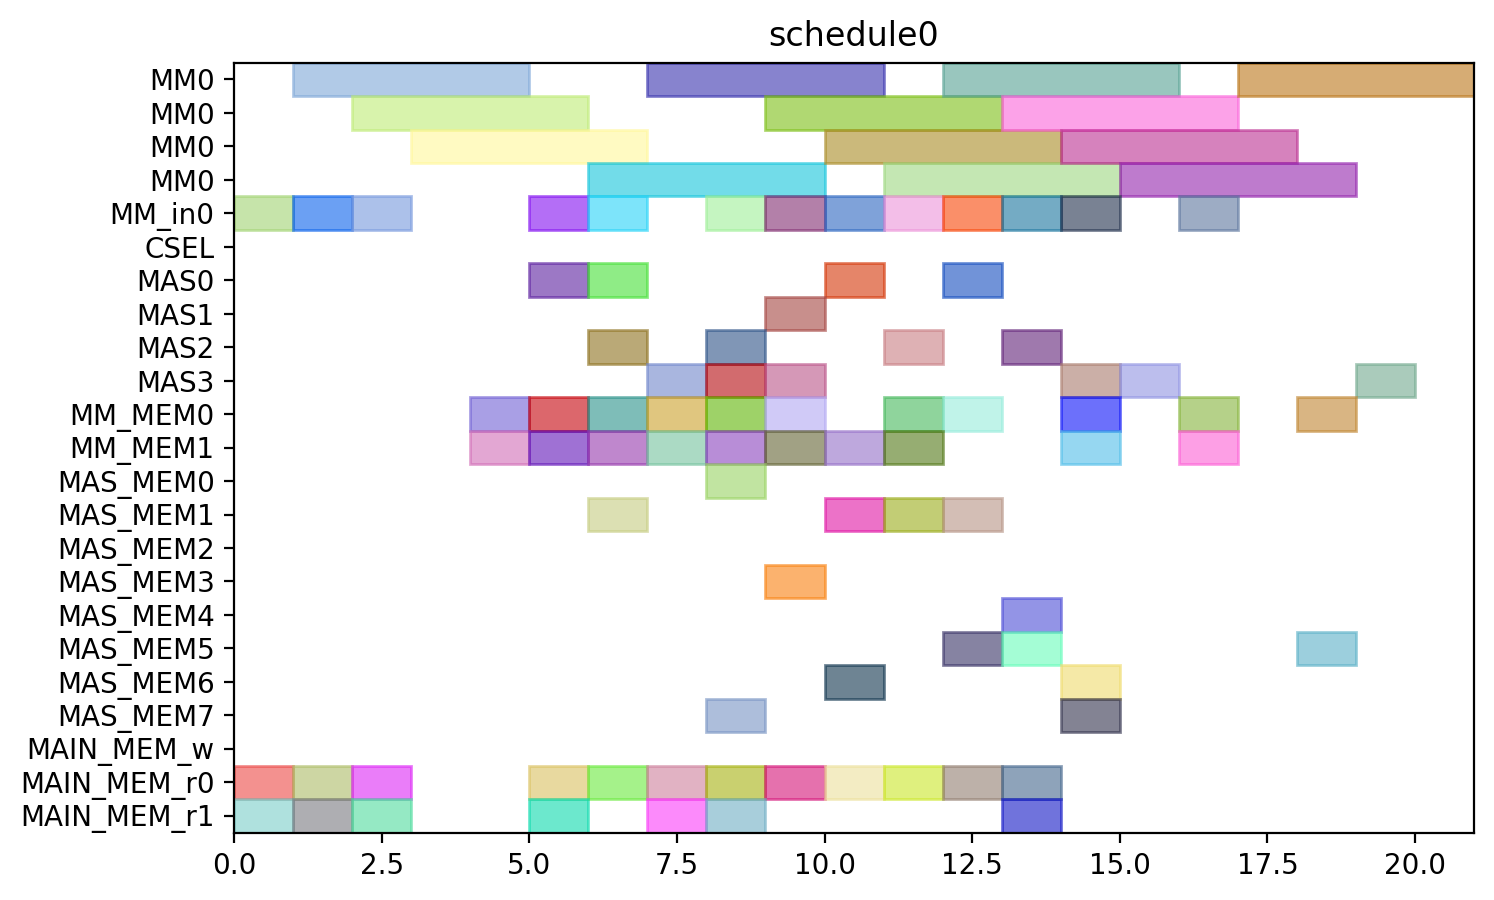

Here is the Python script that generated this plot:
from pyschedule import Scenario, solvers, plotters, alt


def solve():
	horizon = 120
	S = Scenario("schedule0", horizon=horizon)

	# resource
	MM = S.Resources('MM', num=1, size=4)
	MM_in = S.Resources('MM_in', num=1)
	CSEL = S.Resource('CSEL')
	MAS = S.Resources('MAS', num=4, size=1, periods=range(1, horizon))
	MM_MEM = S.Resources('MM_MEM', num=2)
	MAS_MEM = S.Resources('MAS_MEM', num=8)
	MAIN_MEM_w = S.Resource('MAIN_MEM_w', size=1)
	MAIN_MEM_r = S.Resources('MAIN_MEM_r', num=2)

	# result of previous scheduling

	# new tasks
	t0 = S.Task('t0', length=4, delay_cost=1)
	t0 += alt(MM)
	t0_in = S.Task('t0_in', length=1, delay_cost=1)
	t0_in += alt(MM_in)
	S += t0_in*MM_in[0]<=t0*MM[0]
	t0_mem0 = S.Task('t0_mem0', length=1, delay_cost=1)
	t0_mem0 += MAIN_MEM_r[0]
	S += t0_mem0 <= t0

	t0_mem1 = S.Task('t0_mem1', length=1, delay_cost=1)
	t0_mem1 += MAIN_MEM_r[1]
	S += t0_mem1 <= t0

	t1 = S.Task('t1', length=4, delay_cost=1)
	t1 += alt(MM)
	t1_in = S.Task('t1_in', length=1, delay_cost=1)
	t1_in += alt(MM_in)
	S += t1_in*MM_in[0]<=t1*MM[0]
	t1_mem0 = S.Task('t1_mem0', length=1, delay_cost=1)
	t1_mem0 += MAIN_MEM_r[0]
	S += t1_mem0 <= t1

	t1_mem1 = S.Task('t1_mem1', length=1, delay_cost=1)
	t1_mem1 += MAIN_MEM_r[1]
	S += t1_mem1 <= t1

	t2 = S.Task('t2', length=4, delay_cost=1)
	t2 += alt(MM)
	t2_in = S.Task('t2_in', length=1, delay_cost=1)
	t2_in += alt(MM_in)
	S += t2_in*MM_in[0]<=t2*MM[0]
	t2_mem0 = S.Task('t2_mem0', length=1, delay_cost=1)
	t2_mem0 += MAIN_MEM_r[0]
	S += t2_mem0 <= t2

	t2_mem1 = S.Task('t2_mem1', length=1, delay_cost=1)
	t2_mem1 += MAIN_MEM_r[1]
	S += t2_mem1 <= t2

	t3 = S.Task('t3', length=1, delay_cost=1)
	t3 += alt(MAS)
	t3_mem0 = S.Task('t3_mem0', length=1, delay_cost=1)
	t3_mem0 += MAIN_MEM_r[0]
	S += t3_mem0 <= t3

	t3_mem1 = S.Task('t3_mem1', length=1, delay_cost=1)
	t3_mem1 += MAIN_MEM_r[1]
	S += t3_mem1 <= t3

	t4 = S.Task('t4', length=1, delay_cost=1)
	t4 += alt(MAS)
	t4_mem0 = S.Task('t4_mem0', length=1, delay_cost=1)
	t4_mem0 += MAIN_MEM_r[0]
	S += t4_mem0 <= t4

	t4_mem1 = S.Task('t4_mem1', length=1, delay_cost=1)
	t4_mem1 += MAIN_MEM_r[1]
	S += t4_mem1 <= t4

	t8 = S.Task('t8', length=1, delay_cost=1)
	t8 += alt(MAS)
	t8_mem0 = S.Task('t8_mem0', length=1, delay_cost=1)
	t8_mem0 += MAIN_MEM_r[0]
	S += t8_mem0 <= t8

	t8_mem1 = S.Task('t8_mem1', length=1, delay_cost=1)
	t8_mem1 += MAIN_MEM_r[1]
	S += t8_mem1 <= t8

	t9 = S.Task('t9', length=1, delay_cost=1)
	t9 += alt(MAS)
	t9_mem0 = S.Task('t9_mem0', length=1, delay_cost=1)
	t9_mem0 += MAIN_MEM_r[0]
	S += t9_mem0 <= t9

	t9_mem1 = S.Task('t9_mem1', length=1, delay_cost=1)
	t9_mem1 += MAIN_MEM_r[1]
	S += t9_mem1 <= t9

	t13 = S.Task('t13', length=1, delay_cost=1)
	t13 += alt(MAS)
	t13_mem0 = S.Task('t13_mem0', length=1, delay_cost=1)
	t13_mem0 += MAIN_MEM_r[0]
	S += t13_mem0 <= t13

	t13_mem1 = S.Task('t13_mem1', length=1, delay_cost=1)
	t13_mem1 += MAIN_MEM_r[1]
	S += t13_mem1 <= t13

	t14 = S.Task('t14', length=1, delay_cost=1)
	t14 += alt(MAS)
	t14_mem0 = S.Task('t14_mem0', length=1, delay_cost=1)
	t14_mem0 += MAIN_MEM_r[0]
	S += t14_mem0 <= t14

	t14_mem1 = S.Task('t14_mem1', length=1, delay_cost=1)
	t14_mem1 += MAIN_MEM_r[1]
	S += t14_mem1 <= t14

	t5 = S.Task('t5', length=4, delay_cost=1)
	t5 += alt(MM)
	t5_in = S.Task('t5_in', length=1, delay_cost=1)
	t5_in += alt(MM_in)
	S += t5_in*MM_in[0]<=t5*MM[0]
	t5_mem0 = S.Task('t5_mem0', length=1, delay_cost=1)
	t5_mem0 += alt(MAS_MEM)
	S += (t3*MAS[0])-1 < t5_mem0*MAS_MEM[0]
	S += (t3*MAS[1])-1 < t5_mem0*MAS_MEM[2]
	S += (t3*MAS[2])-1 < t5_mem0*MAS_MEM[4]
	S += (t3*MAS[3])-1 < t5_mem0*MAS_MEM[6]
	S += t5_mem0 <= t5

	t5_mem1 = S.Task('t5_mem1', length=1, delay_cost=1)
	t5_mem1 += alt(MAS_MEM)
	S += (t4*MAS[0])-1 < t5_mem1*MAS_MEM[1]
	S += (t4*MAS[1])-1 < t5_mem1*MAS_MEM[3]
	S += (t4*MAS[2])-1 < t5_mem1*MAS_MEM[5]
	S += (t4*MAS[3])-1 < t5_mem1*MAS_MEM[7]
	S += t5_mem1 <= t5

	t6 = S.Task('t6', length=1, delay_cost=1)
	t6 += alt(MAS)
	t6_mem0 = S.Task('t6_mem0', length=1, delay_cost=1)
	t6_mem0 += alt(MM_MEM)
	S += (t0*MM[0])-1 < t6_mem0*MM_MEM[0]
	S += t6_mem0 <= t6

	t6_mem1 = S.Task('t6_mem1', length=1, delay_cost=1)
	t6_mem1 += alt(MM_MEM)
	S += (t1*MM[0])-1 < t6_mem1*MM_MEM[1]
	S += t6_mem1 <= t6

	t10 = S.Task('t10', length=4, delay_cost=1)
	t10 += alt(MM)
	t10_in = S.Task('t10_in', length=1, delay_cost=1)
	t10_in += alt(MM_in)
	S += t10_in*MM_in[0]<=t10*MM[0]
	t10_mem0 = S.Task('t10_mem0', length=1, delay_cost=1)
	t10_mem0 += alt(MAS_MEM)
	S += (t8*MAS[0])-1 < t10_mem0*MAS_MEM[0]
	S += (t8*MAS[1])-1 < t10_mem0*MAS_MEM[2]
	S += (t8*MAS[2])-1 < t10_mem0*MAS_MEM[4]
	S += (t8*MAS[3])-1 < t10_mem0*MAS_MEM[6]
	S += t10_mem0 <= t10

	t10_mem1 = S.Task('t10_mem1', length=1, delay_cost=1)
	t10_mem1 += alt(MAS_MEM)
	S += (t9*MAS[0])-1 < t10_mem1*MAS_MEM[1]
	S += (t9*MAS[1])-1 < t10_mem1*MAS_MEM[3]
	S += (t9*MAS[2])-1 < t10_mem1*MAS_MEM[5]
	S += (t9*MAS[3])-1 < t10_mem1*MAS_MEM[7]
	S += t10_mem1 <= t10

	t11 = S.Task('t11', length=1, delay_cost=1)
	t11 += alt(MAS)
	t11_mem0 = S.Task('t11_mem0', length=1, delay_cost=1)
	t11_mem0 += alt(MM_MEM)
	S += (t1*MM[0])-1 < t11_mem0*MM_MEM[0]
	S += t11_mem0 <= t11

	t11_mem1 = S.Task('t11_mem1', length=1, delay_cost=1)
	t11_mem1 += alt(MM_MEM)
	S += (t2*MM[0])-1 < t11_mem1*MM_MEM[1]
	S += t11_mem1 <= t11

	t15 = S.Task('t15', length=4, delay_cost=1)
	t15 += alt(MM)
	t15_in = S.Task('t15_in', length=1, delay_cost=1)
	t15_in += alt(MM_in)
	S += t15_in*MM_in[0]<=t15*MM[0]
	t15_mem0 = S.Task('t15_mem0', length=1, delay_cost=1)
	t15_mem0 += alt(MAS_MEM)
	S += (t13*MAS[0])-1 < t15_mem0*MAS_MEM[0]
	S += (t13*MAS[1])-1 < t15_mem0*MAS_MEM[2]
	S += (t13*MAS[2])-1 < t15_mem0*MAS_MEM[4]
	S += (t13*MAS[3])-1 < t15_mem0*MAS_MEM[6]
	S += t15_mem0 <= t15

	t15_mem1 = S.Task('t15_mem1', length=1, delay_cost=1)
	t15_mem1 += alt(MAS_MEM)
	S += (t14*MAS[0])-1 < t15_mem1*MAS_MEM[1]
	S += (t14*MAS[1])-1 < t15_mem1*MAS_MEM[3]
	S += (t14*MAS[2])-1 < t15_mem1*MAS_MEM[5]
	S += (t14*MAS[3])-1 < t15_mem1*MAS_MEM[7]
	S += t15_mem1 <= t15

	t16 = S.Task('t16', length=1, delay_cost=1)
	t16 += alt(MAS)
	t16_mem0 = S.Task('t16_mem0', length=1, delay_cost=1)
	t16_mem0 += alt(MM_MEM)
	S += (t0*MM[0])-1 < t16_mem0*MM_MEM[0]
	S += t16_mem0 <= t16

	t16_mem1 = S.Task('t16_mem1', length=1, delay_cost=1)
	t16_mem1 += alt(MM_MEM)
	S += (t2*MM[0])-1 < t16_mem1*MM_MEM[1]
	S += t16_mem1 <= t16

	t19 = S.Task('t19', length=4, delay_cost=1)
	t19 += alt(MM)
	t19_in = S.Task('t19_in', length=1, delay_cost=1)
	t19_in += alt(MM_in)
	S += t19_in*MM_in[0]<=t19*MM[0]
	t19_mem0 = S.Task('t19_mem0', length=1, delay_cost=1)
	t19_mem0 += MAIN_MEM_r[0]
	S += t19_mem0 <= t19

	t19_mem1 = S.Task('t19_mem1', length=1, delay_cost=1)
	t19_mem1 += alt(MM_MEM)
	S += (t2*MM[0])-1 < t19_mem1*MM_MEM[1]
	S += t19_mem1 <= t19

	t24 = S.Task('t24', length=1, delay_cost=1)
	t24 += alt(MAS)
	t24_mem0 = S.Task('t24_mem0', length=1, delay_cost=1)
	t24_mem0 += alt(MM_MEM)
	S += (t0*MM[0])-1 < t24_mem0*MM_MEM[0]
	S += t24_mem0 <= t24

	t24_mem1 = S.Task('t24_mem1', length=1, delay_cost=1)
	t24_mem1 += alt(MM_MEM)
	S += (t0*MM[0])-1 < t24_mem1*MM_MEM[1]
	S += t24_mem1 <= t24

	t26 = S.Task('t26', length=4, delay_cost=1)
	t26 += alt(MM)
	t26_in = S.Task('t26_in', length=1, delay_cost=1)
	t26_in += alt(MM_in)
	S += t26_in*MM_in[0]<=t26*MM[0]
	t26_mem0 = S.Task('t26_mem0', length=1, delay_cost=1)
	t26_mem0 += MAIN_MEM_r[0]
	S += t26_mem0 <= t26

	t26_mem1 = S.Task('t26_mem1', length=1, delay_cost=1)
	t26_mem1 += alt(MM_MEM)
	S += (t2*MM[0])-1 < t26_mem1*MM_MEM[1]
	S += t26_mem1 <= t26

	t7 = S.Task('t7', length=1, delay_cost=1)
	t7 += alt(MAS)
	t7_mem0 = S.Task('t7_mem0', length=1, delay_cost=1)
	t7_mem0 += alt(MM_MEM)
	S += (t5*MM[0])-1 < t7_mem0*MM_MEM[0]
	S += t7_mem0 <= t7

	t7_mem1 = S.Task('t7_mem1', length=1, delay_cost=1)
	t7_mem1 += alt(MAS_MEM)
	S += (t6*MAS[0])-1 < t7_mem1*MAS_MEM[1]
	S += (t6*MAS[1])-1 < t7_mem1*MAS_MEM[3]
	S += (t6*MAS[2])-1 < t7_mem1*MAS_MEM[5]
	S += (t6*MAS[3])-1 < t7_mem1*MAS_MEM[7]
	S += t7_mem1 <= t7

	t12 = S.Task('t12', length=1, delay_cost=1)
	t12 += alt(MAS)
	t12_mem0 = S.Task('t12_mem0', length=1, delay_cost=1)
	t12_mem0 += alt(MM_MEM)
	S += (t10*MM[0])-1 < t12_mem0*MM_MEM[0]
	S += t12_mem0 <= t12

	t12_mem1 = S.Task('t12_mem1', length=1, delay_cost=1)
	t12_mem1 += alt(MAS_MEM)
	S += (t11*MAS[0])-1 < t12_mem1*MAS_MEM[1]
	S += (t11*MAS[1])-1 < t12_mem1*MAS_MEM[3]
	S += (t11*MAS[2])-1 < t12_mem1*MAS_MEM[5]
	S += (t11*MAS[3])-1 < t12_mem1*MAS_MEM[7]
	S += t12_mem1 <= t12

	t17 = S.Task('t17', length=1, delay_cost=1)
	t17 += alt(MAS)
	t17_mem0 = S.Task('t17_mem0', length=1, delay_cost=1)
	t17_mem0 += alt(MM_MEM)
	S += (t15*MM[0])-1 < t17_mem0*MM_MEM[0]
	S += t17_mem0 <= t17

	t17_mem1 = S.Task('t17_mem1', length=1, delay_cost=1)
	t17_mem1 += alt(MAS_MEM)
	S += (t16*MAS[0])-1 < t17_mem1*MAS_MEM[1]
	S += (t16*MAS[1])-1 < t17_mem1*MAS_MEM[3]
	S += (t16*MAS[2])-1 < t17_mem1*MAS_MEM[5]
	S += (t16*MAS[3])-1 < t17_mem1*MAS_MEM[7]
	S += t17_mem1 <= t17

	t25 = S.Task('t25', length=1, delay_cost=1)
	t25 += alt(MAS)
	t25_mem0 = S.Task('t25_mem0', length=1, delay_cost=1)
	t25_mem0 += alt(MM_MEM)
	S += (t0*MM[0])-1 < t25_mem0*MM_MEM[0]
	S += t25_mem0 <= t25

	t25_mem1 = S.Task('t25_mem1', length=1, delay_cost=1)
	t25_mem1 += alt(MAS_MEM)
	S += (t24*MAS[0])-1 < t25_mem1*MAS_MEM[1]
	S += (t24*MAS[1])-1 < t25_mem1*MAS_MEM[3]
	S += (t24*MAS[2])-1 < t25_mem1*MAS_MEM[5]
	S += (t24*MAS[3])-1 < t25_mem1*MAS_MEM[7]
	S += t25_mem1 <= t25

	t29 = S.Task('t29', length=1, delay_cost=1)
	t29 += alt(MAS)
	t29_mem0 = S.Task('t29_mem0', length=1, delay_cost=1)
	t29_mem0 += alt(MM_MEM)
	S += (t0*MM[0])-1 < t29_mem0*MM_MEM[0]
	S += t29_mem0 <= t29

	t29_mem1 = S.Task('t29_mem1', length=1, delay_cost=1)
	t29_mem1 += alt(MM_MEM)
	S += (t26*MM[0])-1 < t29_mem1*MM_MEM[1]
	S += t29_mem1 <= t29

	t18 = S.Task('t18', length=4, delay_cost=1)
	t18 += alt(MM)
	t18_in = S.Task('t18_in', length=1, delay_cost=1)
	t18_in += alt(MM_in)
	S += t18_in*MM_in[0]<=t18*MM[0]
	t18_mem0 = S.Task('t18_mem0', length=1, delay_cost=1)
	t18_mem0 += MAIN_MEM_r[0]
	S += t18_mem0 <= t18

	t18_mem1 = S.Task('t18_mem1', length=1, delay_cost=1)
	t18_mem1 += alt(MAS_MEM)
	S += (t12*MAS[0])-1 < t18_mem1*MAS_MEM[1]
	S += (t12*MAS[1])-1 < t18_mem1*MAS_MEM[3]
	S += (t12*MAS[2])-1 < t18_mem1*MAS_MEM[5]
	S += (t12*MAS[3])-1 < t18_mem1*MAS_MEM[7]
	S += t18_mem1 <= t18

	t27 = S.Task('t27', length=4, delay_cost=1)
	t27 += alt(MM)
	t27_in = S.Task('t27_in', length=1, delay_cost=1)
	t27_in += alt(MM_in)
	S += t27_in*MM_in[0]<=t27*MM[0]
	t27_mem0 = S.Task('t27_mem0', length=1, delay_cost=1)
	t27_mem0 += MAIN_MEM_r[0]
	S += t27_mem0 <= t27

	t27_mem1 = S.Task('t27_mem1', length=1, delay_cost=1)
	t27_mem1 += alt(MAS_MEM)
	S += (t12*MAS[0])-1 < t27_mem1*MAS_MEM[1]
	S += (t12*MAS[1])-1 < t27_mem1*MAS_MEM[3]
	S += (t12*MAS[2])-1 < t27_mem1*MAS_MEM[5]
	S += (t12*MAS[3])-1 < t27_mem1*MAS_MEM[7]
	S += t27_mem1 <= t27

	t28 = S.Task('t28', length=1, delay_cost=1)
	t28 += alt(MAS)
	t28_mem0 = S.Task('t28_mem0', length=1, delay_cost=1)
	t28_mem0 += alt(MAS_MEM)
	S += (t25*MAS[0])-1 < t28_mem0*MAS_MEM[0]
	S += (t25*MAS[1])-1 < t28_mem0*MAS_MEM[2]
	S += (t25*MAS[2])-1 < t28_mem0*MAS_MEM[4]
	S += (t25*MAS[3])-1 < t28_mem0*MAS_MEM[6]
	S += t28_mem0 <= t28

	t28_mem1 = S.Task('t28_mem1', length=1, delay_cost=1)
	t28_mem1 += alt(MM_MEM)
	S += (t26*MM[0])-1 < t28_mem1*MM_MEM[1]
	S += t28_mem1 <= t28

	t30 = S.Task('t30', length=4, delay_cost=1)
	t30 += alt(MM)
	t30_in = S.Task('t30_in', length=1, delay_cost=1)
	t30_in += alt(MM_in)
	S += t30_in*MM_in[0]<=t30*MM[0]
	t30_mem0 = S.Task('t30_mem0', length=1, delay_cost=1)
	t30_mem0 += MAIN_MEM_r[0]
	S += t30_mem0 <= t30

	t30_mem1 = S.Task('t30_mem1', length=1, delay_cost=1)
	t30_mem1 += alt(MAS_MEM)
	S += (t29*MAS[0])-1 < t30_mem1*MAS_MEM[1]
	S += (t29*MAS[1])-1 < t30_mem1*MAS_MEM[3]
	S += (t29*MAS[2])-1 < t30_mem1*MAS_MEM[5]
	S += (t29*MAS[3])-1 < t30_mem1*MAS_MEM[7]
	S += t30_mem1 <= t30

	t20 = S.Task('t20', length=1, delay_cost=1)
	t20 += alt(MAS)
	t20_mem0 = S.Task('t20_mem0', length=1, delay_cost=1)
	t20_mem0 += alt(MM_MEM)
	S += (t19*MM[0])-1 < t20_mem0*MM_MEM[0]
	S += t20_mem0 <= t20

	t20_mem1 = S.Task('t20_mem1', length=1, delay_cost=1)
	t20_mem1 += alt(MM_MEM)
	S += (t18*MM[0])-1 < t20_mem1*MM_MEM[1]
	S += t20_mem1 <= t20

	t31 = S.Task('t31', length=4, delay_cost=1)
	t31 += alt(MM)
	t31_in = S.Task('t31_in', length=1, delay_cost=1)
	t31_in += alt(MM_in)
	S += t31_in*MM_in[0]<=t31*MM[0]
	t31_mem0 = S.Task('t31_mem0', length=1, delay_cost=1)
	t31_mem0 += alt(MM_MEM)
	S += (t27*MM[0])-1 < t31_mem0*MM_MEM[0]
	S += t31_mem0 <= t31

	t31_mem1 = S.Task('t31_mem1', length=1, delay_cost=1)
	t31_mem1 += alt(MM_MEM)
	S += (t30*MM[0])-1 < t31_mem1*MM_MEM[1]
	S += t31_mem1 <= t31

	t35 = S.Task('t35', length=4, delay_cost=1)
	t35 += alt(MM)
	t35_in = S.Task('t35_in', length=1, delay_cost=1)
	t35_in += alt(MM_in)
	S += t35_in*MM_in[0]<=t35*MM[0]
	t35_mem0 = S.Task('t35_mem0', length=1, delay_cost=1)
	t35_mem0 += alt(MAS_MEM)
	S += (t7*MAS[0])-1 < t35_mem0*MAS_MEM[0]
	S += (t7*MAS[1])-1 < t35_mem0*MAS_MEM[2]
	S += (t7*MAS[2])-1 < t35_mem0*MAS_MEM[4]
	S += (t7*MAS[3])-1 < t35_mem0*MAS_MEM[6]
	S += t35_mem0 <= t35

	t35_mem1 = S.Task('t35_mem1', length=1, delay_cost=1)
	t35_mem1 += alt(MAS_MEM)
	S += (t28*MAS[0])-1 < t35_mem1*MAS_MEM[1]
	S += (t28*MAS[1])-1 < t35_mem1*MAS_MEM[3]
	S += (t28*MAS[2])-1 < t35_mem1*MAS_MEM[5]
	S += (t28*MAS[3])-1 < t35_mem1*MAS_MEM[7]
	S += t35_mem1 <= t35

	solvers.mip.solve(S,msg=1,kind='CPLEX',ratio_gap=1.01)

	solution = [['hoge']*len(S.solution()[1]) for i in range(len(S.solution()))]
	for i in range(len(S.solution())):
		for j in range(len(S.solution()[i])):
			solution[i][j]=str(S.solution()[i][j])
	print(solution)

	cycles = int(solution[-1][3])

	pic_file_name = "/home/mfukuda/ABE/multiRAM_multiMAS_16mux/scheduling_result/stage4MM1_stage1MAS4/EP_ADD_A_ANY/schedule0.png"
	if(S.solution() != []):
		plotters.matplotlib.plot(S,img_filename=pic_file_name, show_task_labels=False, fig_size=(cycles*0.25+3, 5))

	return solution
